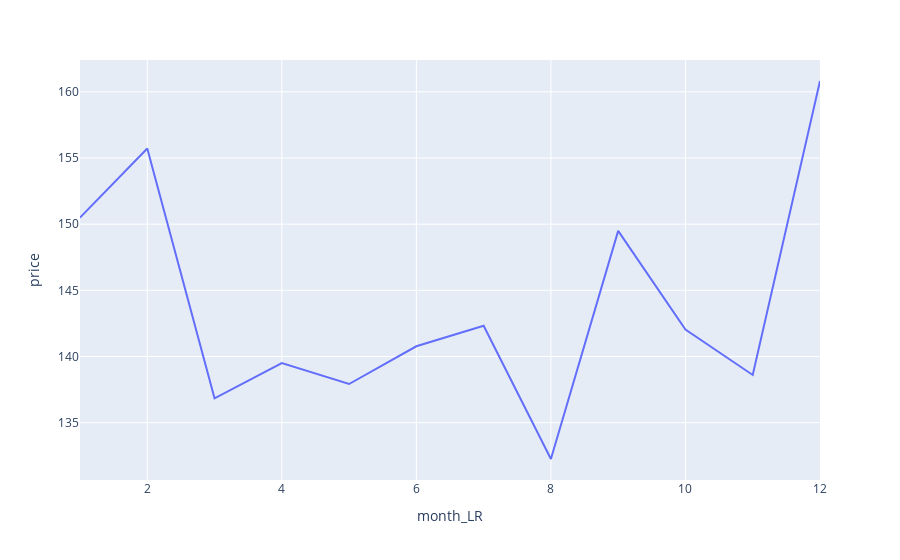

Notebook code for this chart:
### Code cell
#25
df3 = df2.groupby('month_LR').mean().reset_index()
fig = px.line(df3, x='month_LR', y='price')
fig.show()

### Figure 1 — Plotly figure (JSON) as saved in the notebook; plotly's stock layout.template omitted (floating-point values rounded to 4 significant figures)
{"data": [{"hovertemplate": "month_LR=%{x}<br>price=%{y}<extra></extra>", "legendgroup": "", "line": {"color": "#636efa", "dash": "solid"}, "mode": "lines", "name": "", "orientation": "v", "showlegend": false, "type": "scatter", "x": ["01", "02", "03", "04", "05", "06", "07", "08", "09", "10", "11", "12"], "xaxis": "x", "y": [150.5, 155.7, 136.8, 139.5, 137.9, 140.8, 142.3, 132.3, 149.5, 142.0, 138.6, 160.8], "yaxis": "y"}], "layout": {"legend": {"tracegroupgap": 0}, "margin": {"t": 60}, "xaxis": {"anchor": "y", "domain": [0, 1], "title": {"text": "month_LR"}}, "yaxis": {"anchor": "x", "domain": [0, 1], "title": {"text": "price"}}}}
